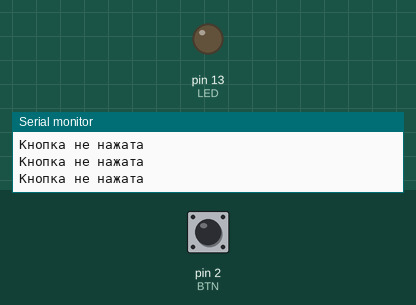
Bench run of a sketch on a simulated Arduino Uno, built with avr-gcc and run on an emulated ATmega328P. On the bench: output pins drawn as LEDs (lit = HIGH), the last lines printed to the serial monitor. The inputs (shaded band) are chosen by the test bench; at power-on: pin 2 (BTN) HIGH.

Above: at 1.2 s.
1.3 s: pin 2 (BTN) pulled LOW for 0.15 s
At 1.4 s:
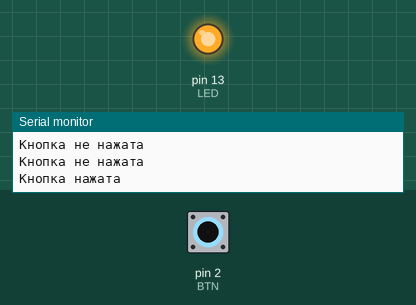
3.0 s: pin 2 (BTN) pulled LOW for 3.2 s
At 7.5 s:
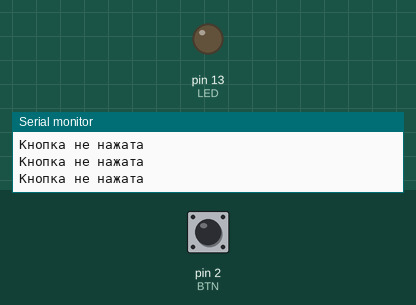
Timing chart, 0 to 9.0 s (numbered marks = the images above; inputs shaded):
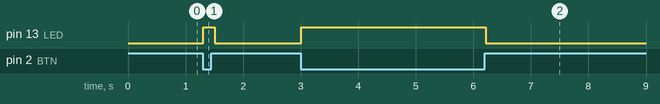

The sketch:

task03_button_hold.ino
```cpp
// Задание 3: светодиод горит, пока кнопка зажата
const int LED = 13;
const int BTN = 2;

void setup() {
  pinMode(LED, OUTPUT);
  pinMode(BTN, INPUT_PULLUP);
  Serial.begin(9600);
}

void loop() {
  if (digitalRead(BTN) == LOW) {
    digitalWrite(LED, HIGH);
    Serial.println("Кнопка нажата");
  } else {
    digitalWrite(LED, LOW);
    Serial.println("Кнопка не нажата");
  }
  delay(100);
}
```

Measured:
- after the input at 1.3 s, pin 13 (LED): LOW → HIGH at once, → LOW 0.20 s later
- after the input at 3.0 s, pin 13 (LED): LOW → HIGH at once, → LOW 3.2 s later
